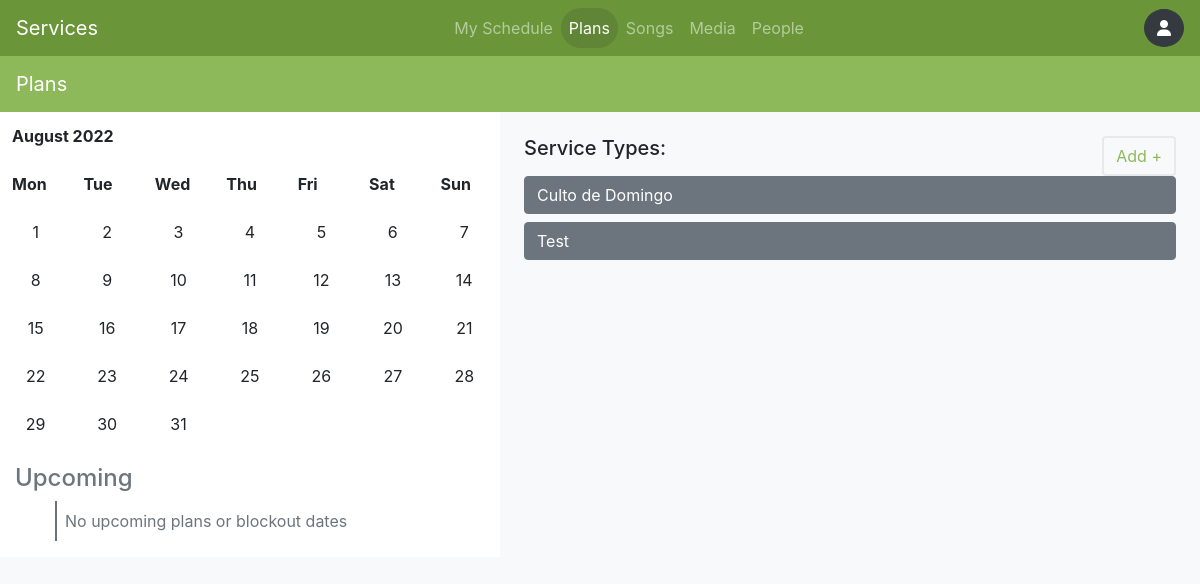
/plans/ (signed in), run on an earlier commit of the app's database.
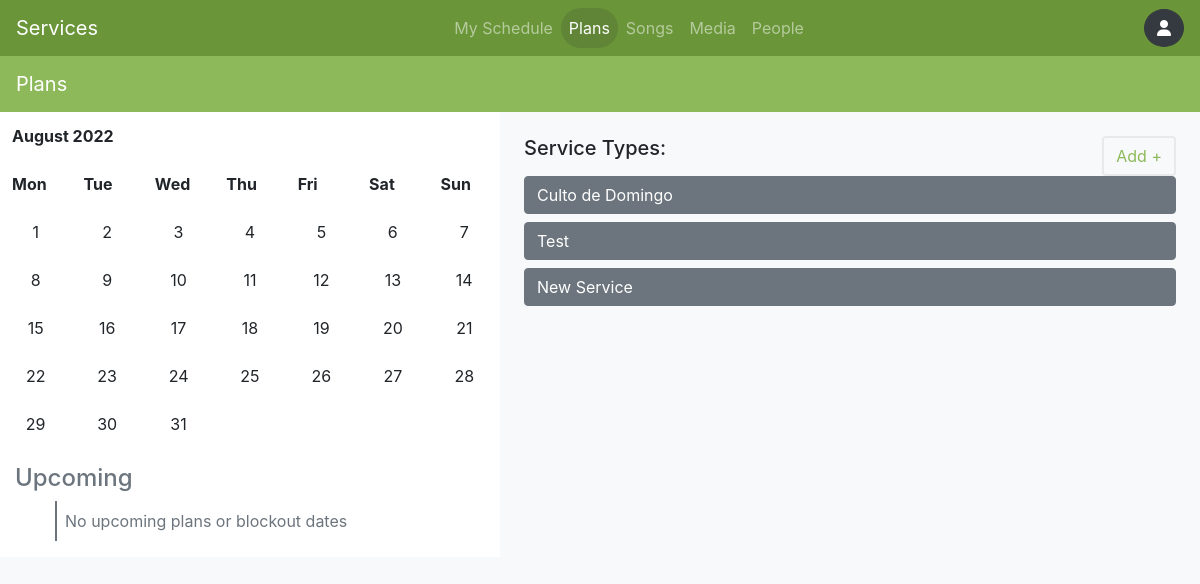
And on a later commit of the database.
### apps/core/models.py (models this page shows, shortened)
class ServiceType(models.Model):
    RECUR_OPTIONS = [
        ('a', 'Weekly'),
        ('b', 'Daily'),
        ('c', 'Every Weekday'),
        ('e', 'Every Other Week'),
        ('d', 'Monthly'),
    ]
    name = models.CharField(max_length=155, unique=True)
    recur = models.CharField(max_length=1,
                            choices=RECUR_OPTIONS,
                            null=True, default='a')
    times = models.ManyToManyField(ServiceTime)
    teams = models.ManyToManyField(Team, blank=True)
    @property
    def identifier(self):
        return self.name.split()[0] + str(self.id)
    @property
    def get_events(self):
        return self.event_set.all()

### apps/core/views.py (the view)
# urls.py: path("plans/", views.plans_view, name='plans'),
@login_required(login_url='login')
def plans_view(request):
    context = {}
    context['events'] = [x for x in Event.objects.all() if x.is_active]
    context['service_types'] = ServiceType.objects.all()
    context['calendar'] = PlansCalendar().formatmonth()
    return render(request, 'core/plans.html', context=context)

### apps/core/models.py (called while the page is built)
    @property
    def is_active(self):
        if self.date:
            now = date.today()
            if self.date >= now:
                return True
            else:
                return False
        return

    @property
    def model_name(self):
        return self.__class__.__name__

### apps/core/utils.py (called while the page is built)
	def formatday(self, day):
		cssclass = ''
		if day[0]==0:
			return '<td class="noday">&nbsp;</td>'
		for event in self.events:
			if event.date.day == day[0]: cssclass = 'active'
		return '<td class="%s">%d</td>' % (cssclass, day[0])

	def formatweek(self, theweek):
		s = ''.join(self.formatday(d) for d in theweek)
		return "<tr class='week'>%s</tr>" % s

	def formatmonth(self, withyear=True):
		self.events = [x for x in Event.objects.filter(date__month=self.month) if x.is_active]
		v = []
		a = v.append
		a('<table cellpadding="0" cellspacing="0" class="%s">' % (
			self.cssclass_month))
		a('\n')
		a(self.formatmonthname(self.year, self.month, withyear=withyear))
		a('\n')
		a(self.formatweekheader())
		a('\n')
		for week in self.monthdays2calendar(self.year, self.month):
			a(self.formatweek(week))
			a('\n')
		a('</table>')
		a('\n')
		return ''.join(v)

### templates/core/plans.html (shortened to what this page needs)
{% extends 'base.html' %}
{% block navbar %}
<div class="navbar-brand">
    Plans
</div>
{% endblock %}
{% block content %}
    <div class="row">
        {% if not edit %}
        <div class="col-5 bg-white d-none d-md-block">
            <div class="row">
                {% include 'components/calendar.html' %}
            </div>
        </div>
        <div class="col p-4">
            <div class="row">
                <div class="col-12 d-flex justify-content-between">
                    <h5>Service Types:</h5>
                    <a href="{% url 'new_service_type' %}" class="btn schedule-btn bg-transparent">Add +</a>
                </div>
                <div class="col">
                    <ul class="service-types p-0">
                        {% for service_type in service_types %}
                            <li class="mb-2">
                                <button class="btn btn-secondary w-100 text-left" type="button" data-toggle="collapse"
                                data-target=#{{service_type.identifier}} aria-expanded="false"
                                aria-controls={{service_type.identifier}}>
                                    {{service_type.name}}
                                  </button>
                            </li>
                        {% endfor %}
                    </ul>
                </div>
            </div>
        </div>
        {% endif %}
    </div>
{% endblock %}

### templates/base.html (shortened to what this page needs)
<!DOCTYPE html>
{% load static %}
<html lang="en">
<head>
    {% load bootstrap4 %}
    {% bootstrap_css %}
    <link rel="stylesheet" href="{% static 'css/base.css' %}">
    <link rel="stylesheet" href="{% static 'css/core.css' %}">
</head>
<body class="bg-light">
    {% include 'components/header.html' %}
    <nav class="navbar navbar-dark"
    style="background-color: #8DB95B">
        {% block navbar %}
        {% endblock %}
    </nav>
    <div class="container-fluid">
            {% block content %}
            {% endblock %}
    </div>
</body>
</html>

### templates/components/header.html (shortened to what this page needs)
<header>
    <nav class="navbar navbar-expand-sm navbar-dark"
    style="background-color: #6A9639">
        <a href="{% url 'schedule' %}" class="col-xs-4 navbar-brand">
            Services
        </a>
        {% if user.is_authenticated %}
        <ul class=" col-xs-4 navbar-nav mx-auto">
            <li class="nav-item
            "><a href="{% url 'schedule' %}" class="nav-link">
                My Schedule
            </a></li>
            <li class="nav-item
            {% if request.resolver_match.url_name == 'plans' %}active{% endif %}
            "><a href="{% url 'plans' %}" class="nav-link">
                Plans
            </a></li>
            <li class="nav-item"><a href="" class="nav-link
                ">
                Songs
            </a></li>
            <li class="nav-item"><a href="#" class="nav-link
                ">
                Media
            </a></li>
            <li class="nav-item"><a href="#" class="nav-link
                ">
                People
            </a></li>
        </ul>
        <div class="col-xs-4">
            <div class="dropdown">
                <button id="profile" type="button"
                class="btn rounded-circle btn-dark"
                data-toggle="dropdown"
                aria-haspopup="true" aria-expanded="false"
                >
                        <i class="fas fa-user"></i>
                </button>
            </div>
        </div>
        {% endif %}
      </nav>
</header>

### templates/components/calendar.html
{{ calendar|safe }}
<div class="col-12 order-2">
    <h4 class="text-muted">Upcoming</h4>
    <ul class="upcomming-events">
        {% if events %}
            {% for event in events %}
                <li><a href="{% url 'event' id=event.id %}">
                    {{ event.title }}
                </a></li>
            {% endfor %}
        {% else %}
        <li class="text-muted">No upcoming plans or blockout dates</li>
        {% endif %}
    </ul>
</div>

### static/css/base.css (style rules this page uses)
.nav-item.active { background-color: rgba(36, 36, 36, 0.144); border-radius: 60px }

### static/css/core.css (style rules this page uses)
.calendar { table-layout: fixed; }
.week { text-align: center; }
.upcomming-events > li { border-left: 2px solid; padding: .5rem; list-style: none; }
.service-types > li { list-style: none; padding:0; margin: 0; }
.schedule-btn { border: 2px solid rgb(233, 233, 233); background-color: #fff; color: #8DB95B; transition: transform .2s ease; }

What changed in the data, as far as the page shows it:
added ServiceType: name "New Service"
